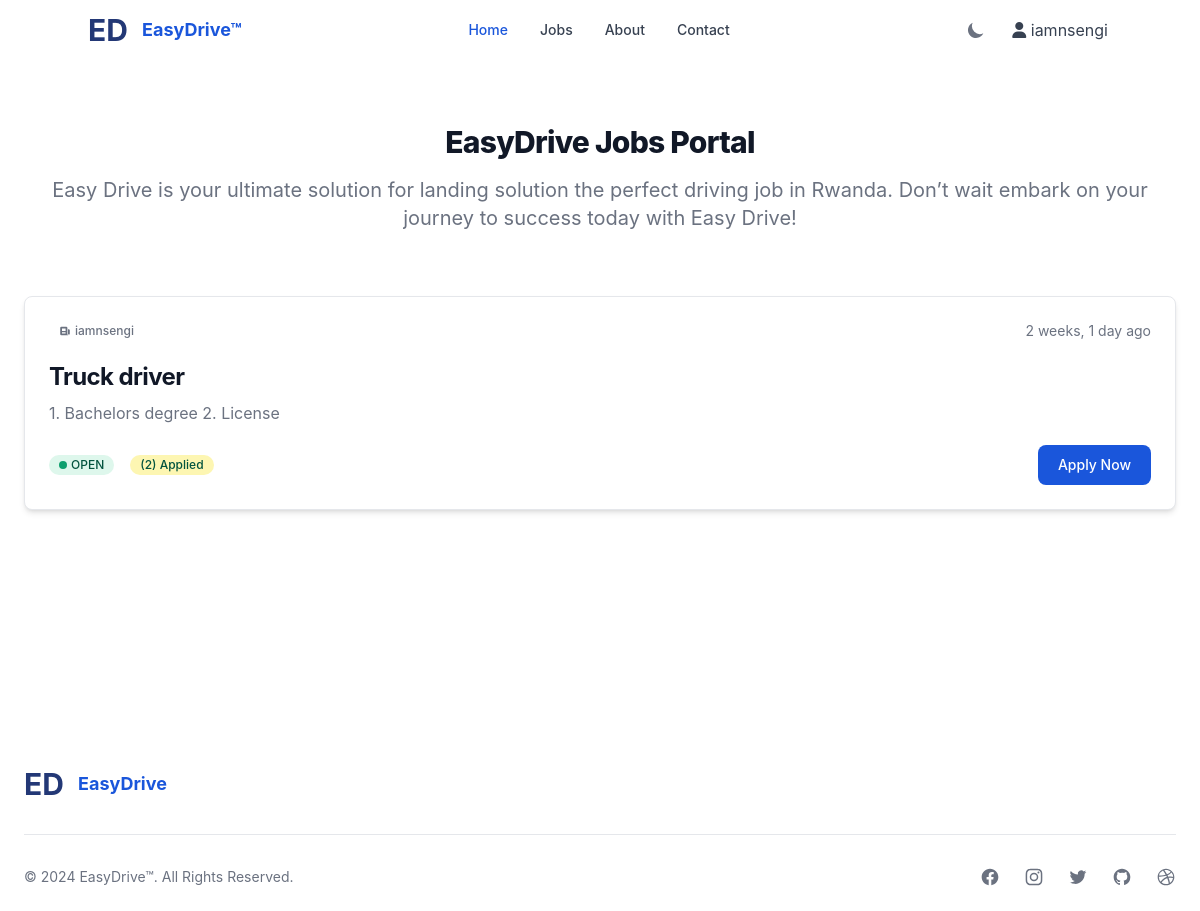
The app's page /job/4 (signed in) with its own data.
### MainApp/models.py (models this page shows, shortened)
class Job(models.Model):
    OPEN = 'open'
    CLOSED = 'closed'
    STATUS_CHOICES = [
        (OPEN, 'Open'),
        (CLOSED, 'Closed'),
    ]
    FULLTIME = 'full-time'
    PARTTIME = 'part-time'
    CONTRACT = 'contract'
    TYPE_CHOICES = [
        (FULLTIME, 'full-time'),
        (PARTTIME, 'part-time'),
        (CONTRACT, 'contract'),
    ]
    creator = models.ForeignKey(User, on_delete=models.CASCADE)
    title = models.CharField(max_length=255, default="")
    location = models.CharField(max_length=255, default="")
    description = models.TextField()
    requirements = models.TextField(null=True, blank=True)
    applicants = models.IntegerField(default=0)
    type = models.CharField(max_length=10, choices=TYPE_CHOICES, default=FULLTIME)
    status = models.CharField(max_length=10, choices=STATUS_CHOICES, default=OPEN)
    created_at = models.DateTimeField(auto_now_add=True)
    updated_at = models.DateTimeField(auto_now=True)
    class Meta:
        ordering = ['-created_at']

### MainApp/views.py (the view, shortened to what this page needs)
# urls.py: path('job/<str:id>',JobDetail.as_view()),
class JobDetail(LoginRequiredMixin,View):
    def get(self, request,id):
        context = {}
        try:
            job = Job.objects.get(id=id)
            context = {
                'job':job
            }
        except Exception as e:
            messages.error(request,e)
            return redirect('/jobs')
        return render(request,'job_detail.html',context)

### MainApp/templates/job_detail.html (shortened to what this page needs)
{% extends 'base.html' %} {% load static %}
{% load humanize %} {% block content%} {% include 'navbar.html'%}
<section class="bg-white dark:bg-gray-900">
  <div class="py-8 px-4 mx-auto max-w-screen-xl lg:py-16 lg:px-6">
    <div class="mx-auto max-w-screen-sm text-center lg:mb-16 mb-8">
      <h2
        class="mb-4 text-3xl lg:text-4xl tracking-tight font-extrabold text-gray-900 dark:text-white"
      >
        EasyDrive Jobs Portal
      </h2>
      <p class="font-light text-gray-500 sm:text-xl dark:text-gray-400">
        Easy Drive is your ultimate solution for landing solution the perfect
        driving job in Rwanda. Don’t wait embark on your journey to success
        today with Easy Drive!
      </p>
    </div>
    <div class="grid gap-8">
      <article
        class="p-6 bg-white rounded-lg border border-gray-200 shadow-md dark:bg-gray-800 dark:border-gray-700"
      >
        <div class="flex justify-between items-center mb-5 text-gray-500">
          <span
            class="bg-primary-100 text-primary-800 text-xs font-medium inline-flex items-center px-2.5 py-0.5 rounded dark:bg-primary-200 dark:text-primary-800"
          >
            <svg
              class="mr-1 w-3 h-3"
              fill="currentColor"
              viewBox="0 0 20 20"
              xmlns="http://www.w3.org/2000/svg"
            >
              <path
                fill-rule="evenodd"
                d="M2 5a2 2 0 012-2h8a2 2 0 012 2v10a2 2 0 002 2H4a2 2 0 01-2-2V5zm3 1h6v4H5V6zm6 6H5v2h6v-2z"
                clip-rule="evenodd"
              ></path>
              <path d="M15 7h1a2 2 0 012 2v5.5a1.5 1.5 0 01-3 0V7z"></path>
            </svg>
            {{job.creator}}
          </span>
          <span class="text-sm">{{ job.created_at|naturaltime }}</span>
        </div>
        <h2
          class="mb-2 text-2xl font-bold tracking-tight text-gray-900 dark:text-white"
        >
          <a href="#">{{job.title}}</a>
        </h2>
        <p class="mb-5 font-light text-gray-500 dark:text-gray-400">
          {{job.description}}
        </p>
        <div class="flex justify-between items-center">
          <div class="flex items-center space-x-4">
            {% if job.status == 'open' %}
            <span
              class="inline-flex items-center bg-green-100 text-green-800 text-xs font-medium px-2.5 py-0.5 rounded-full dark:bg-green-900 dark:text-green-300"
            >
              <span class="w-2 h-2 me-1 bg-green-500 rounded-full"></span>
              {{job.status|upper}}
            </span>
            {% endif %}
            <span
              class="inline-flex items-center bg-yellow-100 text-green-800 text-xs font-medium px-2.5 py-0.5 rounded-full dark:bg-yellow-900 dark:text-yellow-300"
              >({{job.applicants}}) Applied
            </span>
          </div>
          <button
            data-modal-target="crud-modal"
            data-modal-toggle="crud-modal"
            class="block text-white bg-blue-700 hover:bg-blue-800 focus:ring-4 focus:outline-none focus:ring-blue-300 font-medium rounded-lg text-sm px-5 py-2.5 text-center dark:bg-blue-600 dark:hover:bg-blue-700 dark:focus:ring-blue-800"
            type="button"
          >
            Apply Now
          </button>
        </div>
      </article>
    </div>
  </div>
</section>
<div class="pt-36">&nbsp;</div>
{% include 'footer.html'%} {% endblock %}

### MainApp/templates/navbar.html (shortened to what this page needs)
<nav
  class="bg-white border-gray-200 px-2 sm:px-4 py-2.5 rounded dark:bg-gray-800"
>
  <div class="container mx-auto flex flex-wrap items-center justify-between">
    <a href="/" class="flex">
      <span
        class="self-center text-3xl text-blue-900 font-bold whitespace-nowrap dark:text-white"
        >ED &nbsp;</span
      >
      <span
        class="self-center text-lg text-blue-700 font-bold whitespace-nowrap dark:text-white"
        >EasyDrive™</span
      >
    </a>
    <div class="flex md:order-2 items-center space-x-4">
      <button
        id="theme-toggle"
        type="button"
        class="text-gray-500 dark:text-gray-400 hover:bg-gray-100 dark:hover:bg-gray-700 focus:outline-none focus:ring-4 focus:ring-gray-200 dark:focus:ring-gray-700 rounded-lg text-sm p-2.5"
      >
        <svg
          id="theme-toggle-dark-icon"
          class="w-5 h-5 hidden"
          fill="currentColor"
          viewBox="0 0 20 20"
          xmlns="http://www.w3.org/2000/svg"
        >
          <path
            d="M17.293 13.293A8 8 0 016.707 2.707a8.001 8.001 0 1010.586 10.586z"
          ></path>
        </svg>
      </button>
      {% if request.user.is_authenticated %}
      <div class="relative">
        <button
          class="inline-flex items-center h-full text-gray-700 dark:text-gray-300"
        >
          <span class="mr-1">
            <i class="fa fa-user"></i>
            {{request.user}}</span
          >
        </button>
      </div>
      {% endif %}
    </div>
    <div
      class="hidden md:flex justify-between items-center w-full md:w-auto md:order-1"
      id="mobile-menu-4"
    >
      <ul
        class="flex-col md:flex-row flex md:space-x-8 mt-4 md:mt-0 md:text-sm md:font-medium"
      >
        <li>
          <a
            href="/"
            class="bg-blue-700 md:bg-transparent text-white block pl-3 pr-4 py-2 md:text-blue-700 md:p-0 rounded dark:text-white"
            aria-current="page"
            >Home</a
          >
        </li>
        {% if request.user.is_authenticated %}
        <li>
          <a
            href="/jobs"
            class="text-gray-700 hover:bg-gray-50 border-b border-gray-100 md:hover:bg-transparent md:border-0 block pl-3 pr-4 py-2 md:hover:text-blue-700 md:p-0 dark:text-gray-400 dark:hover:bg-gray-700 dark:hover:text-white md:dark:hover:bg-transparent dark:border-gray-700"
            >Jobs</a
          >
        </li>
        {% endif %}
        <li>
          <a
            href="/#about"
            class="text-gray-700 hover:bg-gray-50 border-b border-gray-100 md:hover:bg-transparent md:border-0 block pl-3 pr-4 py-2 md:hover:text-blue-700 md:p-0 dark:text-gray-400 dark:hover:bg-gray-700 dark:hover:text-white md:dark:hover:bg-transparent dark:border-gray-700"
            >About</a
          >
        </li>
        <li>
          <a
            href="/#contact"
            class="text-gray-700 hover:bg-gray-50 border-b border-gray-100 md:hover:bg-transparent md:border-0 block pl-3 pr-4 py-2 md:hover:text-blue-700 md:p-0 dark:text-gray-400 dark:hover:bg-gray-700 dark:hover:text-white md:dark:hover:bg-transparent dark:border-gray-700"
            >Contact</a
          >
        </li>
      </ul>
    </div>
  </div>
</nav>

### records on screen
Job: creator "iamnsengi", created_at "2 weeks, 1 day ago", title "Truck driver", description "1. Bachelors degree 2. License", status "OPEN", applicants "2"

### other values on screen
{{ request.user }} "iamnsengi"
